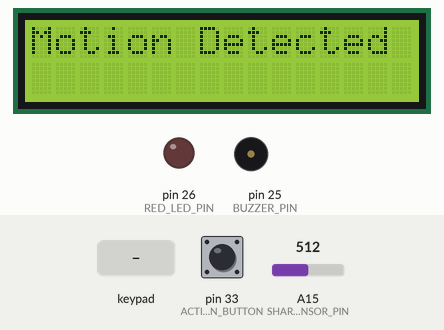
Simulated run of this sketch. Board: Arduino Mega 2560, built with avr-gcc and run on an emulated ATmega2560. Parts: 16×2 character LCD, output pins drawn as LEDs (lit = HIGH), buzzer (waves = sounding, pin HIGH). Inputs (shaded band) come from the test bench; at power-on: pin 33 (ACTIVATION_BUTTON) HIGH, A15 (SHARP_SENSOR_PIN) = 512. What the sketch prints to the serial monitor is not drawn.

Above: at 2.2 s.
2.3 s: keypad keys 1 1 1 1 pressed 0.4 s apart
At 4.6 s:
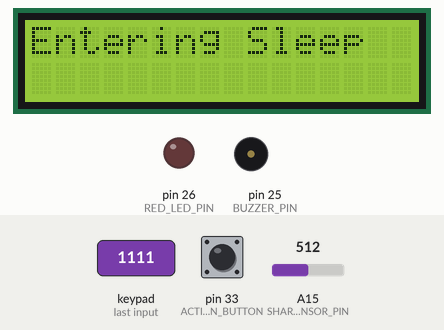
At 6.7 s:
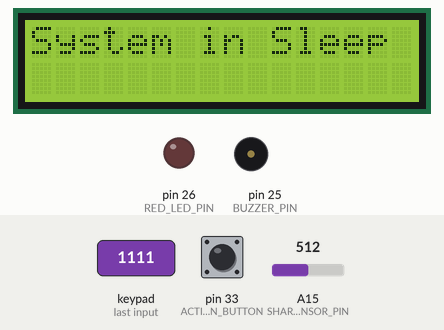
6.9 s: pin 33 (ACTIVATION_BUTTON) pulled LOW for 0.15 s
At 7.6 s:
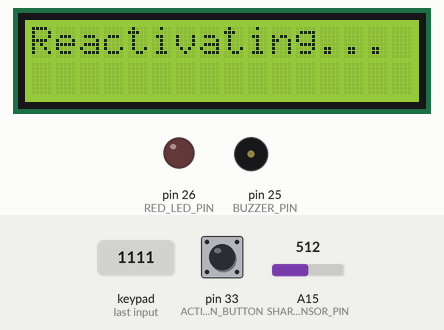
Timing chart, 0 to 9.9 s (numbered marks = the images above; inputs shaded):
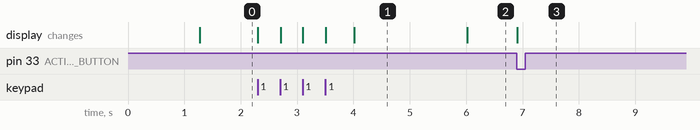

The sketch:

FSMApproachApproved.ino
```cpp
#include <Wire.h>
#include <LiquidCrystal.h>
#include <Keypad.h>


// Pin Definitions
#define SHARP_SENSOR_PIN A15
#define BUZZER_PIN 25
#define RED_LED_PIN 26
#define ACTIVATION_BUTTON 33

// Constants
#define TIMER_DURATION 10000 // 10 seconds (asstimated time for the owneer to input the password)
#define ALARM_AUTO_STOP_TIME 300000 // 5 minutes (the alarm will keep ringing for five minutes maximum in case no password introduced)
#define REACTIVATION_DELAY 300000 // 5 minuts (the systme will be ready after five minutes of user turning it on which is the ustimated time for the user to empty the place)

// FSM States
enum State {
  IDLES,
  TIMER_ON,
  ALARM_ACTIV,
  SLEEP
};

State currentState = IDLES;


unsigned long timerStartTime = 0;
unsigned long alarmStartTime = 0;
bool motionDetected = false;
String correctPassword = "1111"; // Set your password here
String enteredPassword = "";

LiquidCrystal lcd(7, 6, 5, 4, 3, 2);

const byte ROWS = 4; // 4x4 keypad
const byte COLS = 4;
char keys[ROWS][COLS] = {
  {'1', '2', '3', 'A'},
  {'4', '5', '6', 'B'},
  {'7', '8', '9', 'C'},
  {'0', 'F', 'E', 'D'}
};
byte rowPins[ROWS] = {A0, A1, A2, A3}; //row pins of the keypad (r4 -> pin(A0), r3 -> pin(A1) ..)
byte colPins[COLS] = {A4, A5, A7, A8}; //column pins of the keypad (c4 -> pin(A4), c3 -> pin(A5) ..)
Keypad keypad = Keypad(makeKeymap(keys), rowPins, colPins, ROWS, COLS);

void setup() {
  Serial.begin(9600);
  pinMode(SHARP_SENSOR_PIN, INPUT);
  pinMode(BUZZER_PIN, OUTPUT);
  pinMode(RED_LED_PIN, OUTPUT);
  pinMode(ACTIVATION_BUTTON, INPUT_PULLUP);

  lcd.begin(16, 2);
  lcd.setCursor(0,0);
  lcd.print("System Ready");
  delay(1000);
}

void loop() {
  switch (currentState) {
    case IDLES:
      handleIDLESState();
      break;

    case TIMER_ON:
      handleTimerOnState();
      break;

    case ALARM_ACTIV:
      handleAlarmActivState();
      break;

    case SLEEP:
      handleSleepState();
      break;
  }
}

void handleIDLESState() {
  // int sharpValue = analogRead(SHARP_SENSOR_PIN);
  // motionDetected = (sharpValue > 300 && sharpValue < 700); // Adjust range based on sensor

  float volts = analogRead(SHARP_SENSOR_PIN)*0.0048828125;  // value from sensor * (5/1024)
  int distance = 13 * pow(volts, -1); // worked out from datasheet graph
  Serial.print("Current distance: ");
  Serial.print(distance);
  Serial.println(" cm");
  delay(200);
  motionDetected = (distance < 7);


  if (motionDetected) {
    currentState = TIMER_ON;
    timerStartTime = millis();
    lcd.clear();
    lcd.print("Motion Detected");
  }
}

void handleTimerOnState() {
  int sharpValue = analogRead(SHARP_SENSOR_PIN);
  motionDetected = (sharpValue > 300 && sharpValue < 700);

  if (!motionDetected) {
    currentState = IDLES;
    enteredPassword ="";
    lcd.clear();
    lcd.print("System Ready");
    return;
  }

  char key = keypad.getKey();
  if (key) {
    enteredPassword += key;
    lcd.setCursor(0, 1);
    lcd.print(enteredPassword);

    if (enteredPassword.length() == correctPassword.length()) {
      delay(500);
      if (enteredPassword == correctPassword) {
        currentState = SLEEP;
        enterSleepMode();
        return;
      } else {
        lcd.clear();
        lcd.print("Wrong Password");
        delay(2000);
        enteredPassword = "";
      }
    }
  }

  if (millis() - timerStartTime > TIMER_DURATION) {
    currentState = ALARM_ACTIV;
    enterAlarmMode();
  }
}

void handleAlarmActivState() {
  char key = keypad.getKey();
  if (key) {
    enteredPassword += key;
    lcd.setCursor(0, 1);
    lcd.print(enteredPassword);

    if (enteredPassword.length() == correctPassword.length()) {
      if (enteredPassword == correctPassword) {
        currentState = SLEEP;
        stopAlarm();
        enterSleepMode();
        return;
      } else {
        lcd.clear();
        lcd.print("Wrong Password");
        delay(2000);
        enteredPassword = "";
      }
    }
  }

  if (millis() - alarmStartTime > ALARM_AUTO_STOP_TIME) {
    currentState = IDLES;
    stopAlarm();
    lcd.print("System Ready");
  }
}

void handleSleepState() {
  lcd.setCursor(0, 0);
  lcd.print("System in Sleep");
  if (digitalRead(ACTIVATION_BUTTON) == LOW) {
    lcd.clear();
    lcd.print("Reactivating...");
    delay(REACTIVATION_DELAY); // reactivate the system after five minits
    currentState = IDLES;
    lcd.clear();
    lcd.print("System Ready");
  }
}
////////////////////////////////////

void enterSleepMode() {
  lcd.clear();
  lcd.print("Entering Sleep");
  delay(2000);
  lcd.clear();
  lcd.print("System in Sleep");
}

void enterAlarmMode() {
  alarmStartTime = millis();
  digitalWrite(RED_LED_PIN, HIGH);
  tone(BUZZER_PIN, 1000);
  lcd.clear();
  lcd.print("Alarm Activated!");
}

void stopAlarm() {
  digitalWrite(RED_LED_PIN, LOW);
  noTone(BUZZER_PIN);
  lcd.clear();
  lcd.print("Alarm Stopped");
  delay(2000);
}
```

Measured:
- after the input at 2.3 s, the display: first changes at once (image 1 shows a later state)
- after the input at 6.9 s, the display: changes at once (image 3)
- what the display in image 1 shows lasts 2.0 s, from 4.0 s to 6.0 s
